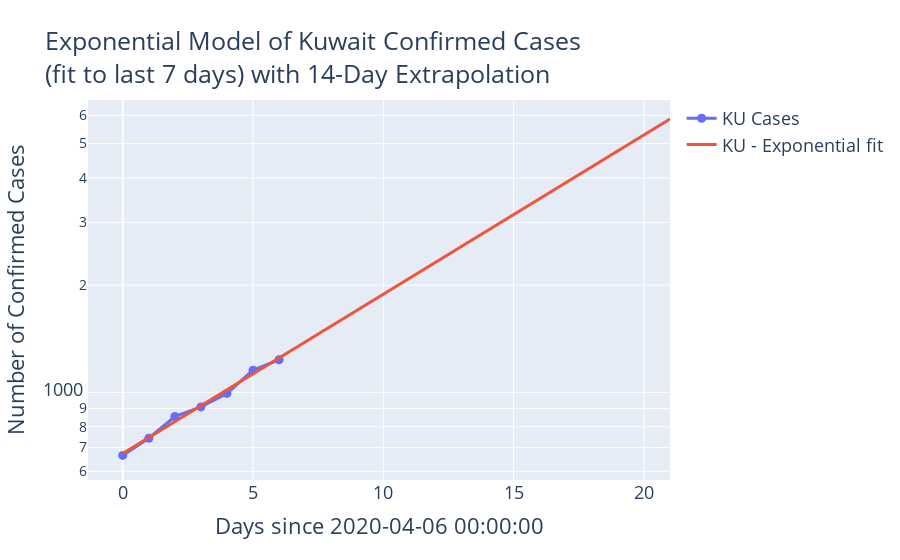

The cell this chart's notebook holds for it:
### Code cell
#hide_input

from sklearn.linear_model import LinearRegression

us_growth_rates = {}


n_days_to_fit = 7
confirmed_us_df = confirmed_by_country_df[(confirmed_by_country_df['Country'] == 'Kuwait') & (confirmed_by_country_df['Date'] >= (np.datetime64('today') - np.timedelta64(n_days_to_fit,'D')))]

x = (confirmed_us_df['Date'] - confirmed_us_df['Date'].min()).dt.days.to_numpy().reshape(-1, 1)
y = np.log(confirmed_us_df['Confirmed'])
reg = LinearRegression().fit(x, y)
print(f"Model fit score: {reg.score(x, y):.2f}")
print(f"Growth rate: {reg.coef_[0]:.3f}")
us_growth_rates[n_days_to_fit] = reg.coef_[0]

fig = go.Figure()

fig.add_trace(
    go.Scatter(
        x=x[:,0],
        y=np.exp(y),
        name='KU Cases'
    )
)

xx = np.linspace(0, len(x[:,0]) + 14, 100)  # Forecast 14 days out
yy = reg.predict(xx.reshape(-1,1))

fig.add_trace(
    go.Scatter(
        x=xx,
        y=np.exp(yy),
        name='KU - Exponential fit',
        mode='lines',
    )
)

fig.update_layout(
    title=f"Exponential Model of Kuwait Confirmed Cases<br>(fit to last {n_days_to_fit} days) with 14-Day Extrapolation",
    xaxis_title=f"Days since {confirmed_us_df['Date'].min()}",
    yaxis_title="Number of Confirmed Cases",
    yaxis_type="log",
    #**k_layout_kwargs,
)

fig.show()

### Figure 1 — Plotly figure (JSON) as saved in the notebook; plotly's stock layout.template omitted (floating-point values rounded to 4 significant figures)
{"data": [{"name": "KU Cases", "type": "scatter", "x": [0, 1, 2, 3, 4, 5, 6], "y": [665, 743, 855.0, 910.0, 993.0, 1154.0, 1234.0]}, {"mode": "lines", "name": "KU - Exponential fit", "type": "scatter", "x": [0, 0.2121, 0.4242, 0.6364, 0.8485, 1.061, 1.273, 1.485, 1.697, 1.909, 2.121, 2.333, 2.545, 2.758, 2.97, 3.182, 3.394, 3.606, 3.818, 4.03, 4.242, 4.455, 4.667, 4.879, 5.091, 5.303, 5.515, 5.727, 5.939, 6.152, 6.364, 6.576, 6.788, 7, 7.212, 7.424, 7.636, 7.848, 8.061, 8.273, 8.485, 8.697, 8.909, 9.121, 9.333, 9.545, 9.758, 9.97, 10.18, 10.39, 10.61, 10.82, 11.03, 11.24, 11.45, 11.67, 11.88, 12.09, 12.3, 12.52, 12.73, 12.94, 13.15, 13.36, 13.58, 13.79, 14, 14.21, 14.42, 14.64, 14.85, 15.06, 15.27, 15.48, 15.7, 15.91, 16.12, 16.33, 16.55, 16.76, 16.97, 17.18, 17.39, 17.61, 17.82, 18.03, 18.24, 18.45, 18.67, 18.88, 19.09, 19.3, 19.52, 19.73, 19.94, 20.15, 20.36, 20.58, 20.79, 21], "y": [672.9, 687.8, 703.0, 718.5, 734.4, 750.6, 767.2, 784.1, 801.5, 819.2, 837.3, 855.8, 874.7, 894.0, 913.8, 933.9, 954.6, 975.7, 997.2, 1019.0, 1042.0, 1065.0, 1088.0, 1112.0, 1137.0, 1162.0, 1188.0, 1214.0, 1241.0, 1268.0, 1296.0, 1325.0, 1354.0, 1384.0, 1415.0, 1446.0, 1478.0, 1511.0, 1544.0, 1578.0, 1613.0, 1649.0, 1685.0, 1722.0, 1760.0, 1799.0, 1839.0, 1880.0, 1921.0, 1964.0, 2007.0, 2051.0, 2097.0, 2143.0, 2190.0, 2239.0, 2288.0, 2339.0, 2390.0, 2443.0, 2497.0, 2552.0, 2609.0, 2666.0, 2725.0, 2785.0, 2847.0, 2910.0, 2974.0, 3040.0, 3107.0, 3176.0, 3246.0, 3318.0, 3391.0, 3466.0, 3543.0, 3621.0, 3701.0, 3783.0, 3866.0, 3952.0, 4039.0, 4128.0, 4219.0, 4313.0, 4408.0, 4505.0, 4605.0, 4707.0, 4811.0, 4917.0, 5025.0, 5137.0, 5250.0, 5366.0, 5485.0, 5606.0, 5730.0, 5856.0]}], "layout": {"autosize": true, "title": {"text": "Exponential Model of Kuwait Confirmed Cases<br>(fit to last 7 days) with 14-Day Extrapolation"}, "xaxis": {"autorange": true, "range": [-1.254, 21], "title": {"text": "Days since 2020-04-06 00:00:00"}, "type": "linear"}, "yaxis": {"autorange": true, "range": [2.747, 3.821], "title": {"text": "Number of Confirmed Cases"}, "type": "log"}}}
